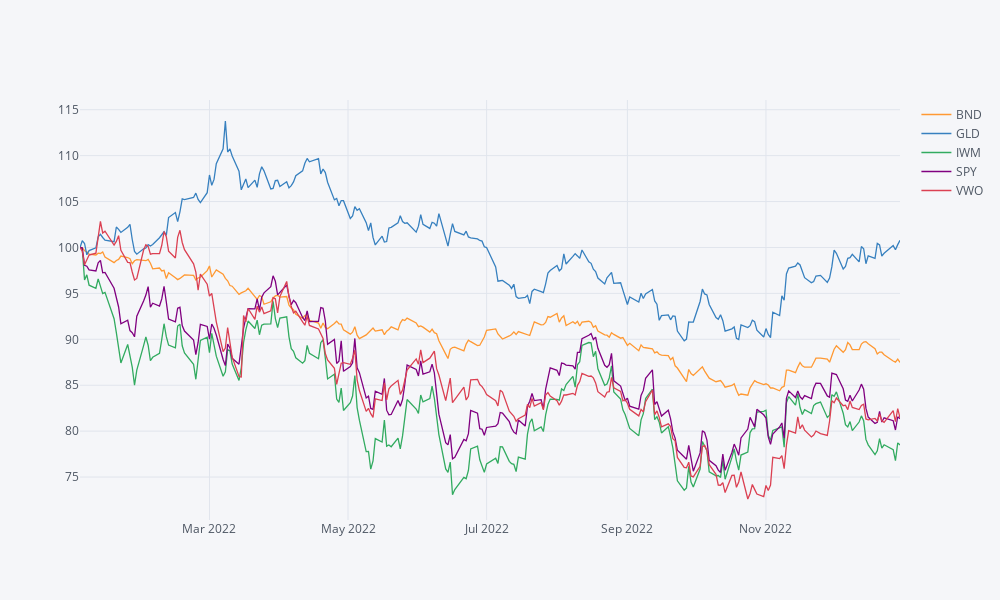

The notebook cell saved with this chart:
### Markdown cell above
## Visualize time series

### Code cell
# Plot price history
df['2022':].normalize().iplot(kind='line')

### Figure 1 — Plotly figure (JSON) as saved in the notebook; plotly's stock layout.template omitted (floating-point values rounded to 4 significant figures; data arrays with more than 128 entries replaced by an {"elided": "..."} marker saying what was removed)
{"data": [{"line": {"color": "rgba(255, 153, 51, 1.0)", "dash": "solid", "shape": "linear", "width": 1.3}, "mode": "lines", "name": "BND", "text": "", "type": "scatter", "x": {"elided": "251 str values"}, "y": {"elided": "251 float values"}}, {"line": {"color": "rgba(55, 128, 191, 1.0)", "dash": "solid", "shape": "linear", "width": 1.3}, "mode": "lines", "name": "GLD", "text": "", "type": "scatter", "x": {"elided": "251 str values"}, "y": {"elided": "251 float values"}}, {"line": {"color": "rgba(50, 171, 96, 1.0)", "dash": "solid", "shape": "linear", "width": 1.3}, "mode": "lines", "name": "IWM", "text": "", "type": "scatter", "x": {"elided": "251 str values"}, "y": {"elided": "251 float values"}}, {"line": {"color": "rgba(128, 0, 128, 1.0)", "dash": "solid", "shape": "linear", "width": 1.3}, "mode": "lines", "name": "SPY", "text": "", "type": "scatter", "x": {"elided": "251 str values"}, "y": {"elided": "251 float values"}}, {"line": {"color": "rgba(219, 64, 82, 1.0)", "dash": "solid", "shape": "linear", "width": 1.3}, "mode": "lines", "name": "VWO", "text": "", "type": "scatter", "x": {"elided": "251 str values"}, "y": {"elided": "251 float values"}}], "layout": {"height": 600, "legend": {"bgcolor": "#F5F6F9", "font": {"color": "#4D5663"}}, "paper_bgcolor": "#F5F6F9", "plot_bgcolor": "#F5F6F9", "title": {"font": {"color": "#4D5663"}}, "width": 1000, "xaxis": {"gridcolor": "#E1E5ED", "showgrid": true, "tickfont": {"color": "#4D5663"}, "title": {"font": {"color": "#4D5663"}, "text": ""}, "zerolinecolor": "#E1E5ED"}, "yaxis": {"gridcolor": "#E1E5ED", "showgrid": true, "tickfont": {"color": "#4D5663"}, "title": {"font": {"color": "#4D5663"}, "text": ""}, "zerolinecolor": "#E1E5ED"}}}
